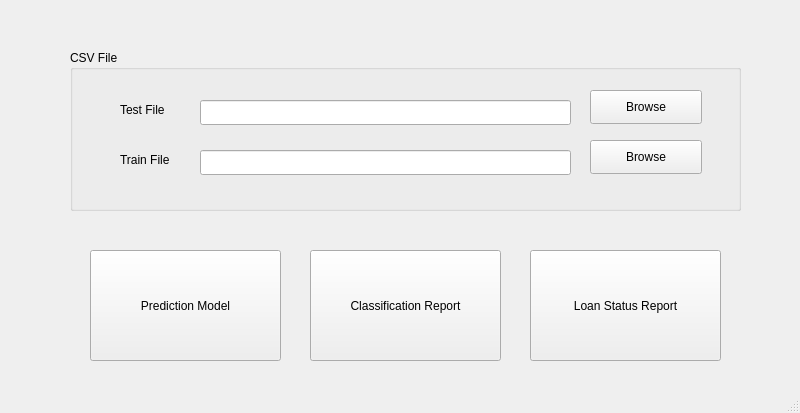
<?xml version="1.0" encoding="UTF-8"?>
<ui version="4.0">
 <class>MainWindow</class>
 <widget class="QMainWindow" name="MainWindow">
  <property name="geometry">
   <rect>
    <x>0</x>
    <y>0</y>
    <width>800</width>
    <height>413</height>
   </rect>
  </property>
  <property name="windowTitle">
   <string>Loan Prediction</string>
  </property>
  <widget class="QWidget" name="centralwidget">
   <widget class="QGroupBox" name="groupBox">
    <property name="geometry">
     <rect>
      <x>70</x>
      <y>50</y>
      <width>671</width>
      <height>161</height>
     </rect>
    </property>
    <property name="title">
     <string>CSV File</string>
    </property>
    <widget class="QLineEdit" name="lineEdit">
     <property name="geometry">
      <rect>
       <x>130</x>
       <y>50</y>
       <width>371</width>
       <height>25</height>
      </rect>
     </property>
    </widget>
    <widget class="QLineEdit" name="lineEdit_2">
     <property name="geometry">
      <rect>
       <x>130</x>
       <y>100</y>
       <width>371</width>
       <height>25</height>
      </rect>
     </property>
    </widget>
    <widget class="QLabel" name="label">
     <property name="geometry">
      <rect>
       <x>50</x>
       <y>50</y>
       <width>68</width>
       <height>19</height>
      </rect>
     </property>
     <property name="text">
      <string>Test File</string>
     </property>
    </widget>
    <widget class="QLabel" name="label_2">
     <property name="geometry">
      <rect>
       <x>50</x>
       <y>100</y>
       <width>68</width>
       <height>19</height>
      </rect>
     </property>
     <property name="text">
      <string>Train File</string>
     </property>
    </widget>
    <widget class="QPushButton" name="pushButton">
     <property name="geometry">
      <rect>
       <x>520</x>
       <y>40</y>
       <width>112</width>
       <height>34</height>
      </rect>
     </property>
     <property name="text">
      <string>Browse</string>
     </property>
    </widget>
    <widget class="QPushButton" name="pushButton_2">
     <property name="geometry">
      <rect>
       <x>520</x>
       <y>90</y>
       <width>112</width>
       <height>34</height>
      </rect>
     </property>
     <property name="text">
      <string>Browse</string>
     </property>
    </widget>
   </widget>
   <widget class="QPushButton" name="pushButton_3">
    <property name="geometry">
     <rect>
      <x>90</x>
      <y>250</y>
      <width>191</width>
      <height>111</height>
     </rect>
    </property>
    <property name="text">
     <string>Prediction Model</string>
    </property>
   </widget>
   <widget class="QPushButton" name="pushButton_4">
    <property name="geometry">
     <rect>
      <x>310</x>
      <y>250</y>
      <width>191</width>
      <height>111</height>
     </rect>
    </property>
    <property name="text">
     <string>Classification Report</string>
    </property>
   </widget>
   <widget class="QPushButton" name="pushButton_5">
    <property name="geometry">
     <rect>
      <x>530</x>
      <y>250</y>
      <width>191</width>
      <height>111</height>
     </rect>
    </property>
    <property name="text">
     <string>Loan Status Report</string>
    </property>
   </widget>
  </widget>
  <widget class="QStatusBar" name="statusbar"/>
 </widget>
 <resources/>
 <connections/>
</ui>
